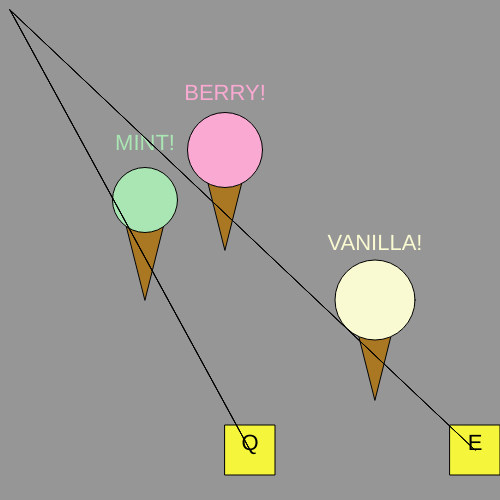
Frame 1 (no input)
Frame 60 (no input): identical to frame 1, image omitted
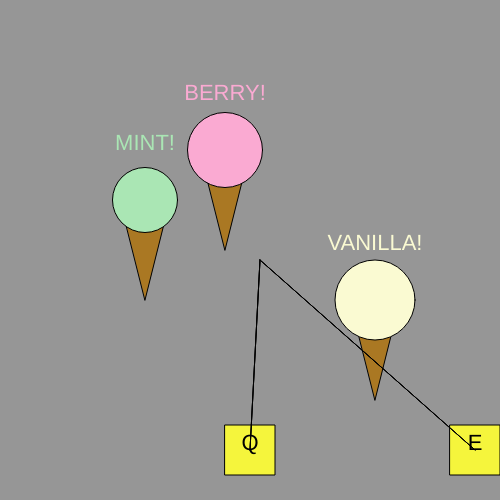
Frame 120 (the mouse pressed at the canvas centre since frame 60)

The p5.js sketch that drew these frames (run headless with seeded random() and noise() and a simulated clock; from frame 60 on, the mouse is pressed at the canvas centre):

// p5.js sketch
// ── sketch.js
let toggle = false;

function setup() 
{
  createCanvas(500, 500);
  rectMode(CENTER);
  textAlign(CENTER);
  textSize(22);

}

function draw() 
{
  background (150);
  iceCream(120, 200, 65, 170, 230, 180, "MINT!");
  iceCream(200, 150, 75, 250, 170, 210, "BERRY!");
  iceCream(350, 300, 80, 250, 250, 210, "VANILLA!");
  
  if(toggle)
  rectRayDisplay(25, 450, 50, "W");
  rectRayDisplay(width/2, 450, 50, "Q");
  rectRayDisplay(width - 25, 450, 50, "E");



}

function iceCream(x, y, diameter, r, g, b, flavor)
{
  fill(170,120,35); //set color of cone
  triangle(x,y, x + 50, y, x + 25, y + 100); //draw cone
  fill(r , g, b); //set color of ice cream
  ellipse(x + 25, y, diameter, diameter); //draw ice cream 
  text(flavor, x + 25, y - 50);  //draw flavor text
}

function rectRayDisplay(x, y, size, letter)
{
  fill(245, 245, 60);
  rect(x, y, size, size);
 

for(let i = 0; i < size; i+= 20)
{
  line(x, y, mouseX + 10, mouseY + 10);
}
  fill(0);
  text(letter, x, y);
}


  
